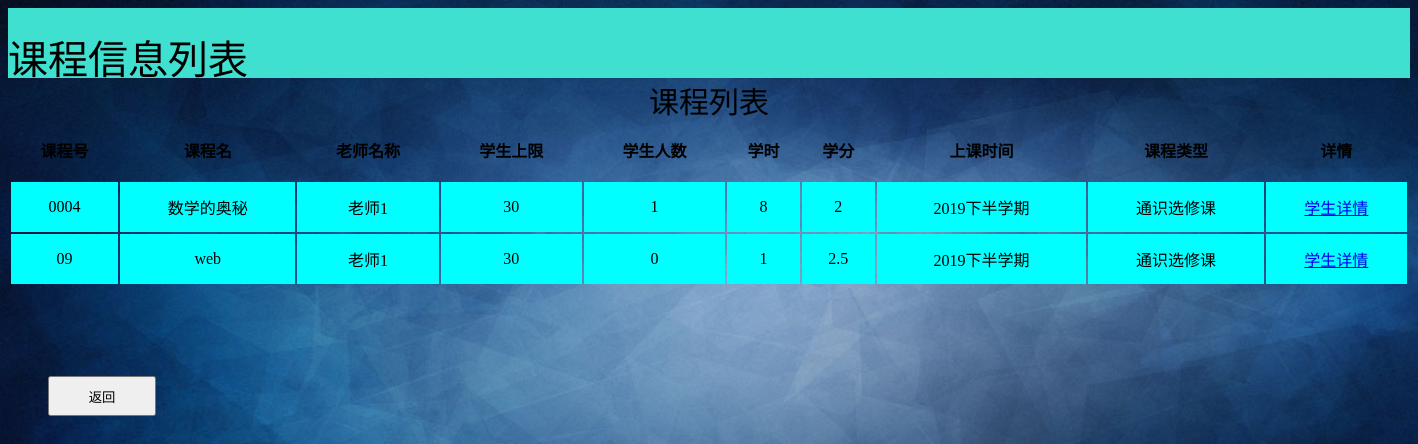
Page /to_tea_course?tea_id=100001 (signed in) on the committed database.
### tables this page shows
CREATE TABLE course(
   id        text PRIMARY KEY     not null,
   name  text                            not null,
   teacher_id      text                            not null,
   max_num text                         not null,
   stu_num  text                          not null,
   time text                                not null,
   credit text                            not null,
   start_term text                   not null,
   class_type text                    not null
);

CREATE TABLE teacher(
   id        text PRIMARY KEY     not null,
   name  text                            not null,
   sex      text                            not null,
   major text                         not null,
   password    text                     not null
);

### stu_manager_sys.py (the view)
@app.route('/to_tea_course',methods=['GET'])
def to_tea_class():
    if 'login_type' not in session:
        return render_template('login.html');
    tea_id = request.args['tea_id'];
    sql = "select course.id,course.name,teacher.name,course.max_num,course.stu_num,course.time,course.credit,course.start_term,course.class_type from course,teacher where course.teacher_id = teacher.id and teacher_id = '%s'"%(tea_id);
    database = "database\Stu_Message_manger.db";
    conn = sqlite3.connect(database);
    cur = conn.cursor();
    cur.execute(sql);
    result = cur.fetchall()
    return render_template('tea_course.html',class_table=result);

### templates/tea_course.html (shortened to what this page needs)
<!DOCTYPE HTML PUBLIC "-//W3C//DTD HTML 4.01 Transitional//EN"
        "http://www.w3.org/TR/html4/loose.dtd">
<html>
<head>
</head>
<body background="{{ url_for('static', filename='pic/background.jpg') }}" style=" background-repeat:no-repeat ;background-size:100% 100%;background-attachment: fixed;">
<div class="top_div">
    <div class="top_txt">课程信息列表</div>
</div>
<TABLE align="center"   width="1400" >
    <CAPTION class="table_caption">课程列表</CAPTION>
    <TR align="center" height="60px"> <TH>课程号</TH><TH>课程名</TH><TH>老师名称</TH><TH>学生上限</TH><TH>学生人数</TH><TH>学时</TH><TH>学分</TH><TH>上课时间</TH><TH>课程类型</TH><TH>详情</TH></TR>
    {%for item in class_table%}
    <tr align="center" height="50px" bgcolor="aqua">
        {%for a in item%}
        <td>{{a}}</td>
        {% endfor %}
        <td><a href="/course_detail?course_id={{item[0]}}">学生详情</a></td>
    </tr>
    {% endfor %}
</TABLE>
<a href="/back">
    <input type="button" class="button_back" value="返回">
</a>
</body>
</html>

### templates/tea_course.html (style rules this page uses)
.top_div { height: 70px; width: 100%; background-color: #40E0D0; }
.top_txt { position: absolute; font-size: 40px; top: 28px; height: 40px; width: 100%; }
.table_caption { height: 40px; font-size: 30px; }
.button_back { height: 40px; width: 108px; margin-left: 40px; margin-top: 90px; }

### rows in the picture
course: id "0004", name "数学的奥秘", max_num "30", item "1" "8" "2", start_term "2019下半学期", class_type "通识选修课"
teacher: name "老师1"
course: id "09", name "web", max_num "30", item "0" "1", credit "2.5", start_term "2019下半学期", class_type "通识选修课"
